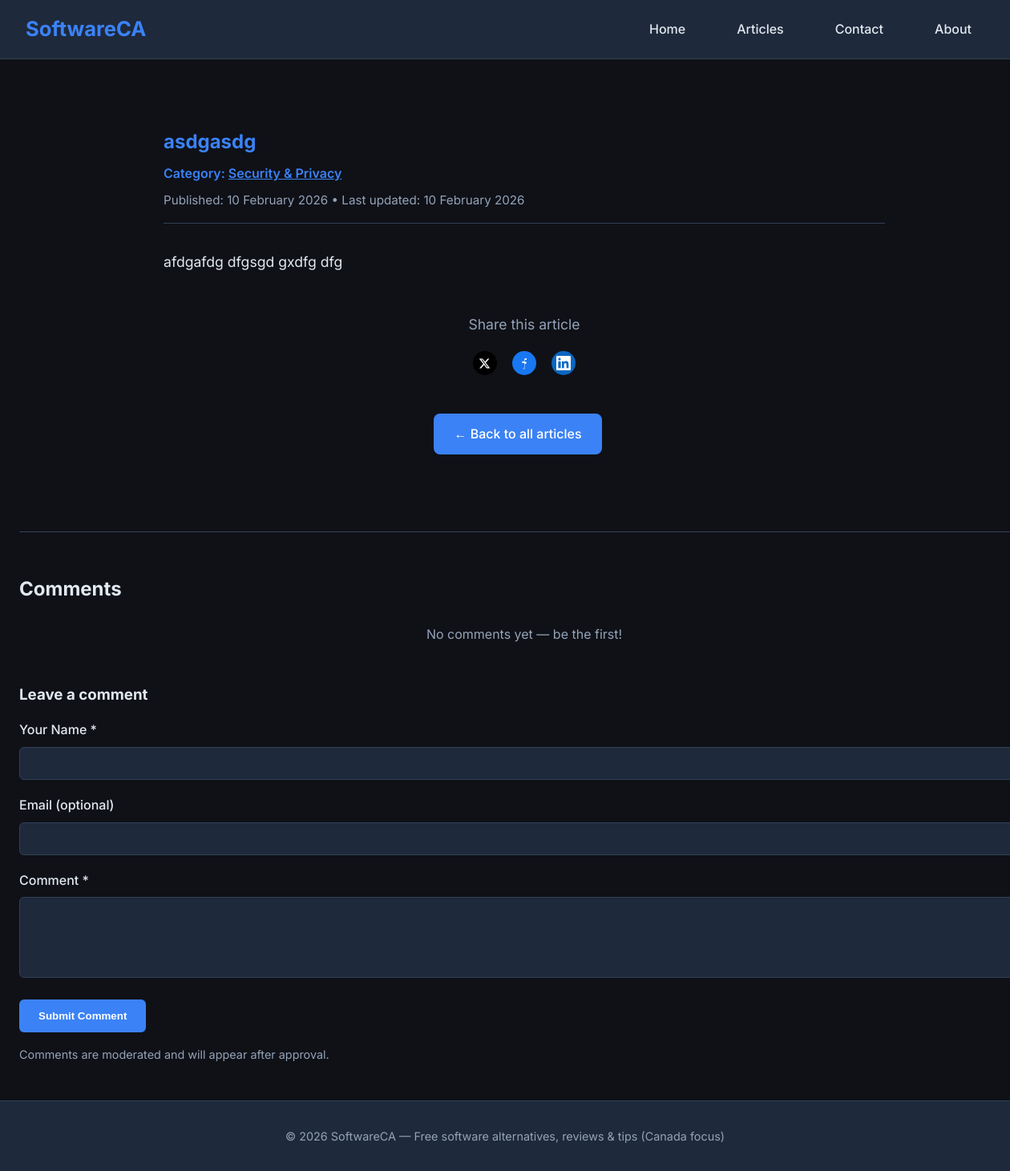
The page /article/asdgasdg/ on the database its author committed.
### content/models.py (models this page shows, shortened)
class Article(models.Model):
    title = models.CharField(max_length=200)
    slug = models.SlugField(max_length=200, unique=True, blank=True)
    content = RichTextField()
    pub_date = models.DateTimeField(default=timezone.now)
    updated_at = models.DateTimeField(auto_now=True)
    is_published = models.BooleanField(default=True)
    category = models.ForeignKey(
        Category,
        on_delete=models.SET_NULL,
        null=True,
        blank=True,
        related_name='articles'
    )
    class Meta:
        ordering = ['-pub_date']  # newest first

class Category(models.Model):
    name = models.CharField(max_length=100, unique=True)
    slug = models.SlugField(max_length=100, unique=True, blank=True)
    description = models.TextField(blank=True)
    class Meta:
        verbose_name_plural = "categories"
        ordering = ['name']

### content/views.py (the view, shortened to what this page needs)
# urls.py: path('article/<slug:slug>/', article_detail, name='article_detail'),
def article_detail(request, slug):
    article = get_object_or_404(Article, slug=slug, is_published=True)
    approved_comments = article.comments.filter(is_approved=True).order_by('created_at')
    context = {
        'article': article,
        'comments': approved_comments,
        'from_category': request.GET.get('from_category', ''),
        'from_search': request.GET.get('from_search', ''),
    }
    return render(request, 'article_detail.html', context)

### templates/article_detail.html (shortened to what this page needs)
{% extends 'base.html' %}
{% block content %}
    <article style="max-width: 900px; margin: 0 auto; padding: 2rem 1rem;">
        <h1 style="margin-bottom: 0.5rem; color: var(--accent);">{{ article.title }}</h1>
        {% if article.category %}
            <p style="margin: 0.5rem 0; color: var(--accent); font-weight: 600;">
                Category: <a href="{% url 'category_detail' slug=article.category.slug %}" style="color: var(--accent); text-decoration: underline;">{{ article.category.name }}</a>
            </p>
        {% endif %}
        <div class="meta" style="color: #94a3b8; font-size: 0.95rem; margin-bottom: 2rem; border-bottom: 1px solid var(--border); padding-bottom: 1rem;">
            Published: {{ article.pub_date|date:"d F Y" }} • Last updated: {{ article.updated_at|date:"d F Y" }}
        </div>
        <div class="content" style="font-size: 1.1rem; line-height: 1.8;">
            {{ article.content|safe }}
        </div>
        <div style="margin: 3rem 0; text-align: center;">
            <p style="font-size: 1.1rem; color: #94a3b8; margin-bottom: 1.2rem;">Share this article</p>
            <div style="display: flex; justify-content: center; gap: 1.2rem; flex-wrap: wrap;">
                <a href="https://twitter.com/intent/tweet?text={{ article.title|urlencode }}&url={{ request.build_absolute_uri|urlencode }}"
                   target="_blank" rel="noopener noreferrer" title="Share on X"
                   style="display: inline-flex; align-items: center; justify-content: center; width: 30px; height: 30px; background: #000; color: white; border-radius: 50%; transition: transform 0.2s;">
                    <svg width="15" height="15" viewBox="0 0 24 24" fill="currentColor">
                        <path d="M18.244 2.25h3.308l-7.227 8.26 8.502 11.24H16.17l-5.214-6.817L4.99 21.75H1.68l7.73-8.835L1.254 2.25H8.08l4.713 6.231zm-1.161 17.52h1.833L7.084 4.126H5.117z"/>
                    </svg>
                </a>
                <a href="https://www.facebook.com/sharer/sharer.php?u={{ request.build_absolute_uri|urlencode }}&quote={{ article.title|urlencode }}"
                   target="_blank" rel="noopener noreferrer" title="Share on Facebook"
                   style="display: inline-flex; align-items: center; justify-content: center; width: 30px; height: 30px; background: #1877f2; color: white; border-radius: 50%; transition: transform 0.2s;">
                    <svg width="18" height="18" viewBox="0 0 24 24" fill="currentColor">
                        <path d="M9.197 21.5h3.606v-8.4h2.603l.39-3.02h-2.993V8.05c0-.872.244-1.466 1.492-1.466h1.595V3.9c-.276-.037-.77-.05-1.378-.05-1.365 0-2.3.833-2.3 2.363v2.757h-3.606v3.02h3.606v8.4z"/>
                    </svg>
                </a>
                <a href="https://www.linkedin.com/sharing/share-offsite/?url={{ request.build_absolute_uri|urlencode }}"
                   target="_blank" rel="noopener noreferrer" title="Share on LinkedIn"
                   style="display: inline-flex; align-items: center; justify-content: center; width: 30px; height: 30px; background: #0a66c2; color: white; border-radius: 50%; transition: transform 0.2s;">
                </a>
            </div>
        </div>
                        <div style="text-align: center; margin-top: 3rem;">
                            <a href="{% url 'articles_list' %}" class="back" style="margin-right: 1rem;">
                                ← Back to all articles
                            </a>
                        </div>
                    </article>
        <div style="margin-top: 4rem; border-top: 1px solid var(--border); padding-top: 2rem;">
            <h2 style="margin-bottom: 1.5rem; color: var(--text);">Comments</h2>
            {% if comments %}
                {% for comment in comments %}
                    <div style="background: var(--card); padding: 1.2rem; border-radius: 8px; margin-bottom: 1.5rem; border: 1px solid var(--border);">
                        <div style="display: flex; justify-content: space-between; align-items: center; margin-bottom: 0.8rem;">
                            <p style="margin: 0; font-weight: 600; color: var(--accent);">
                                {{ comment.name }}
                                <span style="color: #94a3b8; font-size: 0.9rem; font-weight: normal;">
                                    • {{ comment.created_at|date:"d M Y, H:i" }}
                                </span>
                            </p>
                            <button class="like-btn" data-comment-id="{{ comment.id }}" style="
                                background: none;
                                border: none;
                                color: #94a3b8;
                                cursor: pointer;
                                display: flex;
                                align-items: center;
                                gap: 0.4rem;
                                font-size: 0.95rem;
                            ">
                                <span class="like-count">{{ comment.likes.count }}</span>
                                <svg width="18" height="18" viewBox="0 0 24 24" fill="currentColor">
                                    <path d="M12 21.35l-1.45-1.32C5.4 15.36 2 12.28 2 8.5 2 5.42 4.42 3 7.5 3c1.74 0 3.41.81 4.5 2.09C13.09 3.81 14.76 3 16.5 3 19.58 3 22 5.42 22 8.5c0 3.78-3.4 6.86-8.55 11.54L12 21.35z"/>
                                </svg>
                            </button>
                        </div>
                        <p style="margin: 0 0 1rem; white-space: pre-wrap;">{{ comment.text }}</p>
                        {% if comment.approved_replies %}
                            <div style="margin-left: 2rem; border-left: 2px solid var(--border); padding-left: 1rem;">
                                {% for reply in comment.approved_replies %}
                                    <div style="margin-bottom: 1rem;">
                                        <p style="margin: 0; font-weight: 600; color: #60a5fa;">
                                            {{ reply.name }}
                                            <span style="color: #94a3b8; font-size: 0.85rem;">
                                                • {{ reply.created_at|date:"d M Y, H:i" }}
                                            </span>
                                        </p>
                                        <p style="margin: 0.3rem 0 0; white-space: pre-wrap;">{{ reply.text }}</p>
                                    </div>
                                {% endfor %}
                            </div>
                        {% endif %}
                        <button class="reply-toggle" data-comment-id="{{ comment.id }}" style="
                            background: none;
                            border: none;
                            color: var(--accent);
                            cursor: pointer;
                            margin-top: 1rem;
                            font-size: 0.95rem;
                        ">
                            Reply
                        </button>
                        <form method="post" class="reply-form" id="reply-form-{{ comment.id }}" style="display: none; margin-top: 1rem;">
                            {% csrf_token %}
                            <input type="hidden" name="comment_id" value="{{ comment.id }}">
                            <input type="hidden" name="reply_submit" value="1">
                            <div style="margin-bottom: 0.8rem;">
                                <input type="text" name="reply_name" placeholder="Your Name *" required
                                       style="width: 100%; padding: 0.6rem; border: 1px solid var(--border); border-radius: 6px; background: var(--card); color: var(--text);">
                            </div>
                            <div style="margin-bottom: 0.8rem;">
                                <input type="email" name="reply_email" placeholder="Email (optional)"
                                       style="width: 100%; padding: 0.6rem; border: 1px solid var(--border); border-radius: 6px; background: var(--card); color: var(--text);">
                            </div>
                            <div style="margin-bottom: 0.8rem;">
                                <textarea name="reply_text" rows="3" placeholder="Your reply *" required
                                          style="width: 100%; padding: 0.6rem; border: 1px solid var(--border); border-radius: 6px; background: var(--card); color: var(--text);"></textarea>
                            </div>
                            <button type="submit" style="
                                background: var(--accent);
                                color: white;
                                padding: 0.6rem 1.2rem;
                                border: none;
                                border-radius: 6px;
                                cursor: pointer;
                            ">
                                Submit Reply
                            </button>
                        </form>
                    </div>
                {% endfor %}
            {% else %}
                <p style="color: #94a3b8; text-align: center;">No comments yet — be the first!</p>
            {% endif %}
            <div style="margin-top: 3rem;">
                <h3 style="margin-bottom: 1rem;">Leave a comment</h3>
                <form method="post" style="display: flex; flex-direction: column; gap: 1.2rem;">
                    <div>
                        <label for="name" style="display: block; margin-bottom: 0.5rem; font-weight: 500;">Your Name *</label>
                        <input type="text" id="name" name="name" required
                               style="width: 100%; padding: 0.75rem; border: 1px solid var(--border); border-radius: 6px; background: var(--card); color: var(--text);">
                    </div>
                    <div>
                        <label for="email" style="display: block; margin-bottom: 0.5rem; font-weight: 500;">Email (optional)</label>
                        <input type="email" id="email" name="email"
                               style="width: 100%; padding: 0.75rem; border: 1px solid var(--border); border-radius: 6px; background: var(--card); color: var(--text);">
                    </div>
                    <div>
                        <label for="text" style="display: block; margin-bottom: 0.5rem; font-weight: 500;">Comment *</label>
                        <textarea id="text" name="text" rows="5" required
                                  style="width: 100%; padding: 0.75rem; border: 1px solid var(--border); border-radius: 6px; background: var(--card); color: var(--text); resize: vertical;"></textarea>
                    </div>
                    <button type="submit" style="
                        background: var(--accent);
                        color: white;
                        padding: 0.8rem 1.5rem;
                        border: none;
                        border-radius: 6px;
                        font-weight: 600;
                        cursor: pointer;
                        align-self: flex-start;
                    ">
                        Submit Comment
                    </button>
                </form>
                <p style="margin-top: 1rem; font-size: 0.9rem; color: #94a3b8;">
                    Comments are moderated and will appear after approval.
                </p>
            </div>
        </div>
{% endblock %}

### templates/base.html (style rules this page uses)
:root { --bg: #0f1117; --text: #e2e8f0; --accent: #3b82f6; --card: #1e293b; --border: #334155; }
body { margin: 0; font-family: 'Inter', system-ui, sans-serif; background: var(--bg); color: var(--text); line-height: 1.6; min-height: 100vh; display: flex; flex-direction: column; }
.back { display: inline-block; padding: 0.8rem 1.6rem; background: var(--accent); color: white; text-decoration: none; border-radius: 8px; font-weight: 500; transition: background 0.2s; }

### rows shown on the page
Article: title "asdgasdg", category.name "Security & Privacy", pub_date "10 February 2026", updated_at "10 February 2026", content "afdgafdg dfgsgd gxdfg dfg"
